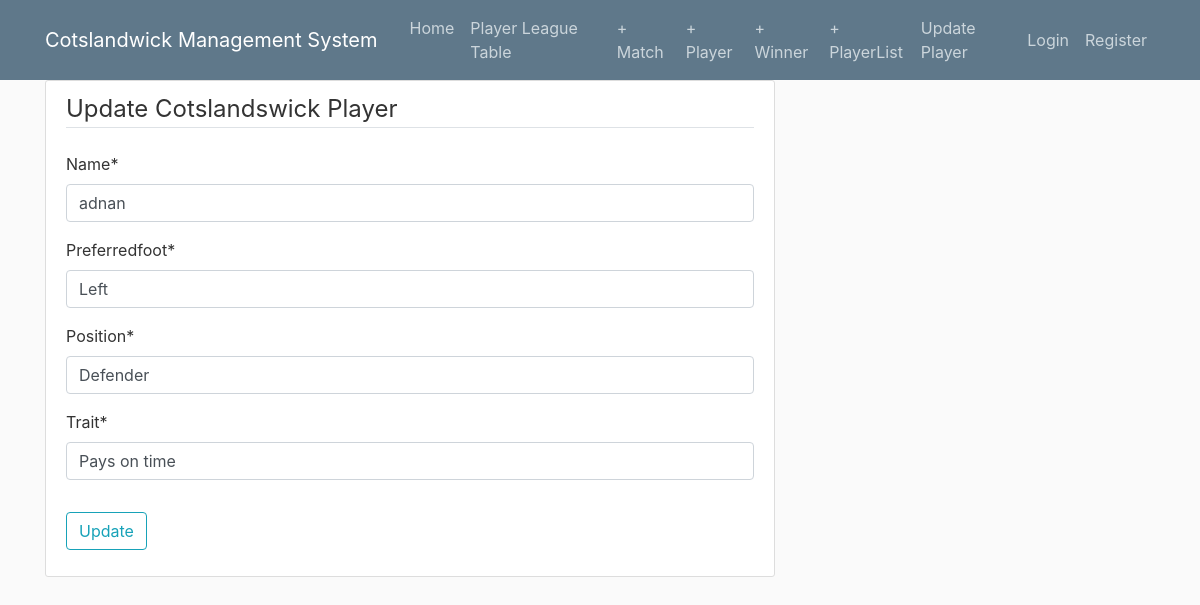
The page /players/98/edit/ on the database its author committed.
### manager/models.py (models this page shows, shortened)
class Player(models.Model):
    name = models.CharField(max_length=50, unique=True)
    preferredfoot = models.CharField(max_length=50, default='Right')
    position = models.CharField(max_length=20, default='Defender')
    trait = models.CharField(max_length=50, default='Pays on time')
    points = models.IntegerField(default=0)
    goalsscored = models.IntegerField(default=0)
    assists = models.IntegerField(default=0)
    motmawards = models.IntegerField(default=0)
    fantasypoints = models.IntegerField(default=0)

### manager/views.py (the view)
# urls.py: path('players/<int:pk>/edit/', views.player_edit, name='manager-players_edit'),
def player_edit(request, pk):
    player = get_object_or_404(Player, pk=pk)
    if request.method == "POST":
        form = UpdatePlayerForm(request.POST, instance=player)
        if form.is_valid():
            player = form.save(commit=False)
            player.save()
            return redirect('manager-players_detail', pk=player.pk)
    else:
        form = UpdatePlayerForm(instance=player)
    return render(request, 'manager/update_player.html', {'form': form})

### manager/newplayerform.py
class UpdatePlayerForm(forms.ModelForm):
    class Meta:
        model = Player
        fields = ['name', 'preferredfoot', 'position', 'trait']

### manager/templates/manager/update_player.html (shortened to what this page needs)
{% extends "manager/base.html" %}
{% load crispy_forms_tags %}
{% block content %}
    <div class="content-section">
        <form method="POST">
            <fieldset class="form-group">
                <legend class="border-bottom mb-4">Update Cotslandswick Player</legend>
                {{ form|crispy }}
            </fieldset>
            <div class="form-group">
                <button class="btn btn-outline-info" type ="submit">Update</button>
            </div>
        </form>
    </div>
{% endblock content %}

### manager/static/manager/main.css (style rules this page uses)
body { background: #fafafa; color: #333333; margin-top: 5rem; }
.content-section { background: #ffffff; padding: 10px 20px; border: 1px solid #dddddd; border-radius: 3px; margin-bottom: 20px; }

### rows shown on the page
Player: name "adnan", preferredfoot "Left", position "Defender", trait "Pays on time"
